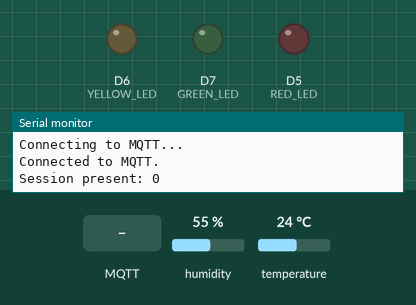
This sketch was run on a simulated ESP8266 (NodeMCU). Parts: output pins drawn as LEDs (lit = HIGH), the last lines printed to the serial monitor. Inputs (shaded band) come from the test bench; at power-on: humidity 55 %, temperature 24 °C. WiFi joins after 1.5 s; servers stay silent unless stated; no MQTT or app messages arrive unless stated.

Above: at 2.4 s.
2.5 s: MQTT message "esp/led/red" arrives on the first subscribed topic
At 2.9 s:
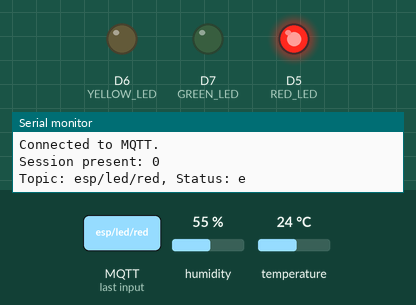
4.0 s: MQTT message "esp/led/red" arrives on the second subscribed topic
At 5.2 s:
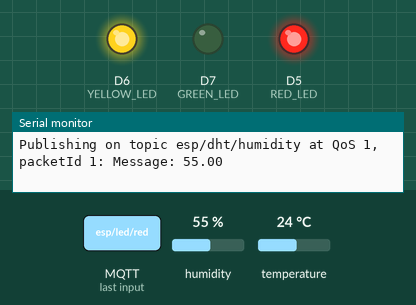
5.5 s: MQTT message "0" arrives on the first subscribed topic
At 6.3 s:
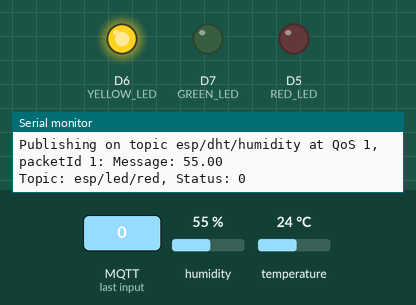
7.0 s: MQTT message "esp/led/red" arrives on the third subscribed topic
At 7.5 s:
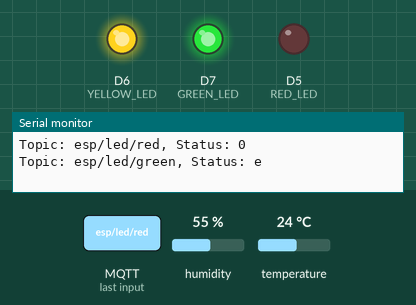
8.5 s: MQTT message "on" arrives on the first subscribed topic
At 9.7 s:
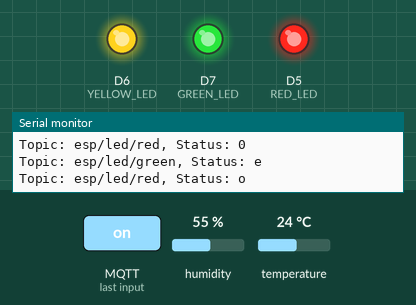
10.0 s: MQTT message "0" arrives on the second subscribed topic
At 11.4 s:
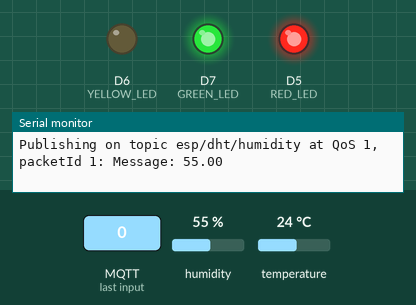
Timing chart, 0 to 12.5 s (numbered marks = the images above; inputs shaded):
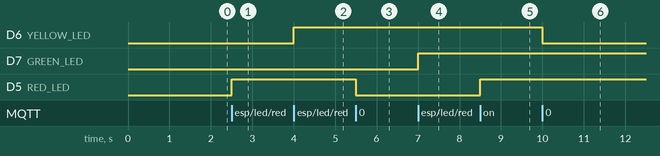

Measured:
- after the input at 2.5 s, D5 (RED_LED): LOW → HIGH at once
- after the input at 4.0 s, D6 (YELLOW_LED): LOW → HIGH at once
- after the input at 5.5 s, D5 (RED_LED): HIGH → LOW at once
- after the input at 7.0 s, D7 (GREEN_LED): LOW → HIGH at once
- after the input at 8.5 s, D5 (RED_LED): LOW → HIGH at once
- after the input at 10.0 s, D6 (YELLOW_LED): HIGH → LOW at once

The sketch:

mqtt_esp.ino
```cpp
#include <DHT.h>
#include <ESP8266WiFi.h>
#include <Ticker.h>
#include <AsyncMqttClient.h>

// WiFi network credentials
#define WIFI_SSID "your_ssid"
#define WIFI_PASSWORD "your_password"

// MQTT server
#define MQTT_HOST IPAddress(192, 168, 0, 100)
#define MQTT_PORT 1883

// Temperature MQTT Topics
#define MQTT_PUB_TEMP "esp/dht/temperature"
#define MQTT_PUB_HUM "esp/dht/humidity"
#define MQTT_SUB_RED_LED "esp/led/red"
#define MQTT_SUB_YELLOW_LED "esp/led/yellow"
#define MQTT_SUB_GREEN_LED "esp/led/green"

// Digital pin connected to the DHT sensor
#define DHTPIN D2
#define RED_LED D5
#define YELLOW_LED D6
#define GREEN_LED D7

// SET DHT device TYPE
#define DHTTYPE DHT22

// Initialize DHT sensor
DHT dht(DHTPIN, DHTTYPE);

// Variables to hold sensor readings
float temp;
float hum;

AsyncMqttClient mqttClient;
Ticker mqttReconnectTimer;

WiFiEventHandler wifiConnectHandler;
WiFiEventHandler wifiDisconnectHandler;
Ticker wifiReconnectTimer;

unsigned long previousMillis = 0;   // Stores last time measurements was published
const long interval = 5000;        // Interval at which to publish sensor readings

void connectToWifi() {
  Serial.println("Connecting to Wi-Fi...");
  WiFi.begin(WIFI_SSID, WIFI_PASSWORD);
}

void onWifiConnect(const WiFiEventStationModeGotIP& event) {
  Serial.println("Connected to Wi-Fi.");
  Serial.printf("IP address: %s\n", WiFi.localIP().toString().c_str());

  connectToMqtt();
}

void onWifiDisconnect(const WiFiEventStationModeDisconnected& event) {
  Serial.println("Disconnected from Wi-Fi.");
  mqttReconnectTimer.detach(); // ensure we don't reconnect to MQTT while reconnecting to Wi-Fi
  wifiReconnectTimer.once(2, connectToWifi);
}

void connectToMqtt() {
  Serial.println("Connecting to MQTT...");
  mqttClient.connect();
}

void onMqttConnect(bool sessionPresent) {
  Serial.println("Connected to MQTT.");
  Serial.print("Session present: ");
  Serial.println(sessionPresent);

  // Subscribe MQTT LEDs topics
  mqttClient.subscribe(MQTT_SUB_RED_LED, 1);
  mqttClient.subscribe(MQTT_SUB_YELLOW_LED, 1);
  mqttClient.subscribe(MQTT_SUB_GREEN_LED, 1);
}

void onMqttDisconnect(AsyncMqttClientDisconnectReason reason) {
  Serial.println("Disconnected from MQTT.");

  if (WiFi.isConnected()) {
    mqttReconnectTimer.once(2, connectToMqtt);
  }
}

void onMqttMessage(char* topic, char* payload, AsyncMqttClientMessageProperties properties, size_t len, size_t index, size_t total) {
  setLed((String) topic, (char) payload[0]);
}

void setLed(String led, char status) {
  Serial.printf("Topic: %s, Status: %c\n", led.c_str(), status);

  if(led == "esp/led/red") {
    if(status == '0') {
      digitalWrite(RED_LED, LOW);
    } else {
      digitalWrite(RED_LED, HIGH);
    }
  }

  if(led == "esp/led/yellow") {
    if(status == '0') {
      digitalWrite(YELLOW_LED, LOW);
    } else {
      digitalWrite(YELLOW_LED, HIGH);
    }
  }

  if(led == "esp/led/green") {
    if(status == '0') {
      digitalWrite(GREEN_LED, LOW);
    } else {
      digitalWrite(GREEN_LED, HIGH);
    }
  }
}

void setup() {
  Serial.begin(115200);
  Serial.println();

  dht.begin();

  wifiConnectHandler = WiFi.onStationModeGotIP(onWifiConnect);
  wifiDisconnectHandler = WiFi.onStationModeDisconnected(onWifiDisconnect);

  mqttClient.onConnect(onMqttConnect);
  mqttClient.onMessage(onMqttMessage);
  mqttClient.onDisconnect(onMqttDisconnect);
  mqttClient.setServer(MQTT_HOST, MQTT_PORT);

  connectToWifi();

  pinMode(GREEN_LED, OUTPUT);
  pinMode(RED_LED, OUTPUT);
  pinMode(YELLOW_LED, OUTPUT);
}

void loop() {
  if(WiFi.isConnected() && mqttClient.connected()) {
    unsigned long currentMillis = millis();
    if (currentMillis - previousMillis >= interval) {
      previousMillis = currentMillis;

      // DHT sensor readings
      hum = dht.readHumidity();
      temp = dht.readTemperature();

      // Publish an MQTT message on topic esp/dht/temperature
      uint16_t packetIdPub1 = mqttClient.publish(MQTT_PUB_TEMP, 1, true, String(temp).c_str());
      Serial.printf("Publishing on topic %s at QoS 1, packetId: %i ", MQTT_PUB_TEMP, packetIdPub1);
      Serial.printf("Message: %.2f \n", temp);

      // Publish an MQTT message on topic esp/dht/humidity
      uint16_t packetIdPub2 = mqttClient.publish(MQTT_PUB_HUM, 1, true, String(hum).c_str());
      Serial.printf("Publishing on topic %s at QoS 1, packetId %i: ", MQTT_PUB_HUM, packetIdPub2);
      Serial.printf("Message: %.2f \n", hum);
    }
  }
}
```
